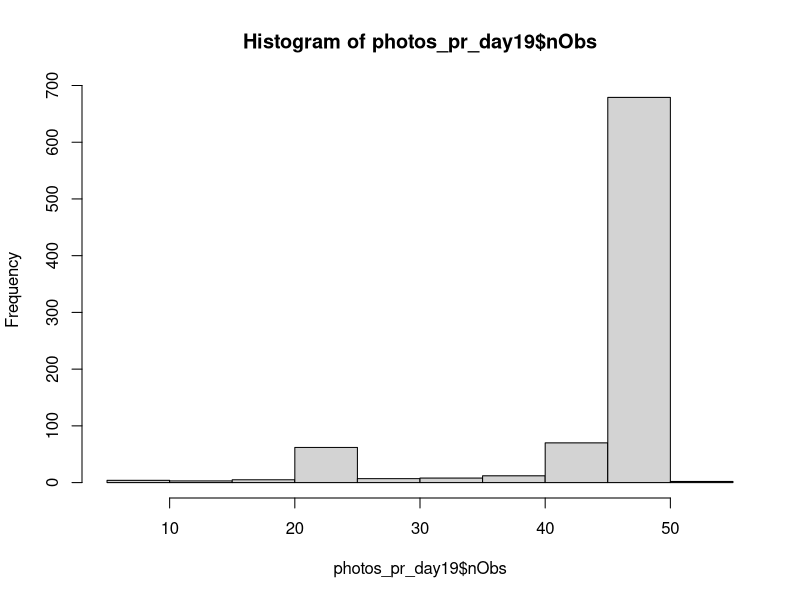

R code for this plot:
#===========================================================================#
# script0c_head_data_file_take2.R
#
# Show that file structures are equivalent
# 1. Load 2019 and 2020 data sets
# 2. Observations, time period and time interval
#
#===========================================================================#

library(tidyverse)

#-- 1. Load 2019 and 2020 data sets ------------------------------------------

allsites19 <- read_csv("./data/allsites_y19.csv")
allsites19$cal_date <-as.Date(allsites19$datetime) 
allsites19

# A tibble: 38,202 x 6
# datetime            pest_nmbr pest_dif reviewed event site     
#   <dttm>                  <dbl>    <dbl> <chr>    <chr> <chr>    
# 1 2019-04-26 13:56:00         7        7 Yes      NA    UCKearney
# 2 2019-04-26 14:56:00         7        0 Yes      NA    UCKearney

allsites20 <- read_csv("./data/allsites_y20.csv")
allsites20$cal_date <-as.Date(allsites20$datetime) 
allsites20


allsites20
# A tibble: 31,726 x 6
#   datetime            pest_nmbr pest_dif reviewed event site      
#   <dttm>                  <dbl>    <dbl> <chr>    <chr> <chr>     
# 1 2020-04-22 03:18:00         5        4 Yes      NA    mikewoolf1
# 2 2020-04-22 05:02:00         7        2 Yes      NA    mikewoolf1


alltemps19 <- read_csv("./data/trapview_temps_degf_y19.csv")
alltemps19
# A tibble: 18,969 x 6
#   site      Date_time           degf_avg degf_lo degf_hi rh_avg
#   <chr>     <dttm>                 <dbl>   <dbl>   <dbl>  <dbl>
# 1 UCKearney 2019-05-16 17:00:00     56.1    55.4    56.8   83.0
# 2 UCKearney 2019-05-16 18:00:00     57.5    56.1    58.6   81.7
# 3 UCKearney 2019-05-16 19:00:00     55.0    53.8    56.8   90.4

alltemps20 <- read_csv("./data/trapview_temps_degf_y20.csv")
alltemps20
# A tibble: 17,580 x 6
#   Date_time           degf_avg degf_lo degf_hi rh_avg site 
#   <dttm>                 <dbl>   <dbl>   <dbl>  <dbl> <chr>
# 1 2020-04-22 02:00:00     51.5    50.2    52.5   90.3 MWT1 
# 2 2020-04-22 03:00:00     49.5    48.9    49.8   93.8 MWT1 
# 3 2020-04-22 04:00:00     49.7    48.9    50.4   94.2 MWT1 

#-- 2. Observations, time period and time interval  ---------------------------

### Get overall date range for both years

ovrvw_events19 <- allsites19 %>%
  group_by(site) %>% 
  summarise(nObs = sum(!is.na(pest_dif)),
            min_date = as.Date(min(datetime)),
            max_date = as.Date(max(datetime)))
ovrvw_events19
# A tibble: 5 x 4
#   site         nObs min_date   max_date  
#   <chr>       <int> <date>     <date>    
# 1 MWoolf_east  6274 2019-06-04 2019-10-31
# 2 MWoolf_west  7525 2019-05-22 2019-10-31
# 3 Perez        7099 2019-06-03 2019-11-04
# 4 UCKearney    8244 2019-04-26 2019-11-04
# 5 usda         9056 2019-04-24 2019-10-31

ovrvw_events20 <- allsites20 %>% 
  group_by(site) %>% 
  summarise(nObs = sum(!is.na(pest_dif)),
            min_date = as.Date(min(datetime)),
            max_date = as.Date(max(datetime)))
ovrvw_events20
# A tibble: 5 x 4
# site        nObs min_date   max_date  
#   <chr>      <int> <date>     <date>    
# 1 mikewoolf1  5337 2020-04-22 2020-09-22
# 2 mikewoolf2  7736 2020-03-12 2020-09-22
# 3 mikewoolf3  6782 2020-04-21 2020-09-22
# 4 mikewoolf4  8215 2020-03-06 2020-09-22
# 5 mikewoolf5  3656 2020-07-07 2020-09-22

### Determine photos per hour/photos per day/interval between photos

photos_pr_day19 <- allsites19 %>%
  group_by(site,cal_date) %>% 
  summarise(nObs = sum(!is.na(pest_dif)))
photos_pr_day19
# A tibble: 852 x 3
# Groups:   site [5]
# site        cal_date    nObs
#   <chr>       <date>     <int>
# 1 MWoolf_east 2019-06-04     7
# 2 MWoolf_east 2019-06-05    23

hist(photos_pr_day19$nObs)
  # Shows that 24 and 48 are strongly modal


x <- photos_pr_day19
#x <- photos_pr_day19[photos_pr_day19$nObs > 25, ] #778 obs
#unique(x$nObs)
## [1] 41 47 48 45 46 43 49 44 34 42 38 50 33 39 36 37 30 35 29 40 32 27 28 31 51 26

x %>% 
  group_by(nObs) %>% 
  summarise(events = n()) %>% 
  filter(events > 20)
# A tibble: 6 x 2
# nObs events
#   <int>  <int>
# 1    24     34
# 2    44     21
# 3    46     30
# 4    47    134
# 5    48    414
# 6    49     90
     
    # To examine timing, select days with 47-49 camera events


#intervals_events19 <- 
x <- allsites19 # Pass allsites19 to temp object x
head(x)
# A tibble: 6 x 6
# datetime            pest_nmbr pest_dif reviewed event site     
# <dttm>                  <dbl>    <dbl> <chr>    <chr> <chr>    
# 1 2019-04-26 13:56:00         7        7 Yes      NA    UCKearney
# 2 2019-04-26 14:56:00         7        0 Yes      NA    UCKearney
# 3 2019-04-26 15:57:00         7        0 Yes      NA    UCKearney
# 4 2019-04-26 16:56:00         7        0 Yes      NA    UCKearney
# 5 2019-04-26 17:57:00         7        0 Yes      NA    UCKearney
# 6 2019-04-26 18:57:00         7        0 Yes      NA    UCKearney

unique(x$event) 
# [1] NA                       "Sticky roll tweak"      "Replace of sticky roll"

x <- x[ ,-5] # drop event which is 95% NA and not essential
x <- x[complete.cases(x), ] # retains 95% of obs
x$site <- factor(x$site, levels = unique(x$site))
   # Looks like x has to be a factor for this to work
y <- split(x, f = x$site)
y[[1]][1:6,] 
y[[2]][1:6,] 
y[[3]][1:6,] 
y[[4]][1:6,] 
y[[5]][1:6,] 
   # split made this into a list containting 5 data frames. Notation above
   # is a klunky way of heading each

### Subset back out entire data sets
UCKearney  <- y[[1]] 
MWoolf_east  <- y[[2]] 
MWoolf_west  <- y[[3]] 
Perez  <- y[[4]] 
usda <- y[[5]]

### Pull all times out of y[[1]] (UCKearney) and place in a vector to examine
### getting time differences
dtimes1 <- y[[1]][,1]  # 8244 values
dtimes1 <- dtimes1[!is.na(dtimes1)] 
length(dtimes1) # 8244, no loss
z <- dtimes1[1:10] # first 10 values

### diff functions
### https://www.talkstats.com/threads/differences-between-elements-of-a-vector.13341/
### https://stackoverflow.com/questions/30510044/how-to-make-time-difference-in-same-units-when-subtracting-posixct

a <- seq(1,10) # diff() with an integer variable
diff(a)
# [1] 1 1 1 1 1 1 1 1 1

diff(z) # diff function with times from y$UCKearney
# Time differences in mins
# [1] 60 61 59 61 60 61 60 60 60

### Use diff with the entire string and units()<- to control unit
b <- diff(dtimes1)
str(b)
units(b) <- "mins"
length(b) #8243 obs, 1 less than dtimes
unique(b)

difs1 <- as.integer(diff(y$UCKearney[,1])) # y$UCKearney is 8254 rows
unique(difs1)

### Try using diff within the dataframe
MWoolf_west$dif_time[2:nrow(MWoolf_west)] <- diff(MWoolf_west$datetime)
MWoolf_west$dif_time <- MWoolf_west$dif_time/60 
    # manually convert from seconds to minutes

### What time intervals are frequent?
MWoolf_west %>% 
  group_by(dif_time) %>% 
  summarise(nObs = n()) %>% 
  filter(nObs > 10)
# A tibble: 9 x 2
# dif_time  nObs
#     <dbl> <int>
# 1   0.0167    49
# 2  25        118
# 3  29         30
# 4  30.0       41
# 5  30       6261
# 6  31        749
# 7  55         36
# 8  60        131
# 9  61         32
    # Various time intervals, hard to say why without comments column

### How many observations per day?
MWoolf_west$caldat <- as.Date(MWoolf_west$datetime)

Mwwest2 <- MWoolf_west %>% 
  group_by(caldat) %>% 
  summarise(nObs = n())
   # Before 2019-05-30 one image per hour; after 2
Mwwest2
Mwwest2[Mwwest2$nObs > 25, ]
  # First date with >25 is 5/31

MWoolf_east$caldat <- as.Date(MWoolf_east$datetime)

Mweast2 <- MWoolf_east %>% 
  group_by(caldat) %>% 
  summarise(nObs = n())

Mweast2
Mweast2[Mweast2$nObs > 25, ]
  # First date with >25 is 6/14

Perez$caldat <- as.Date(Perez$datetime)

Perez2 <- Perez %>% 
  group_by(caldat) %>% 
  summarise(nObs = n())

Perez2

UCKearney$caldat <- as.Date(UCKearney$datetime)

UCKearney2 <- UCKearney %>% 
  group_by(caldat) %>% 
  summarise(nObs = n())

UCKearney2

usda$caldat <- as.Date(usda$datetime)

usda2 <- usda %>% 
  group_by(caldat) %>% 
  summarise(nObs = n())

usda2
